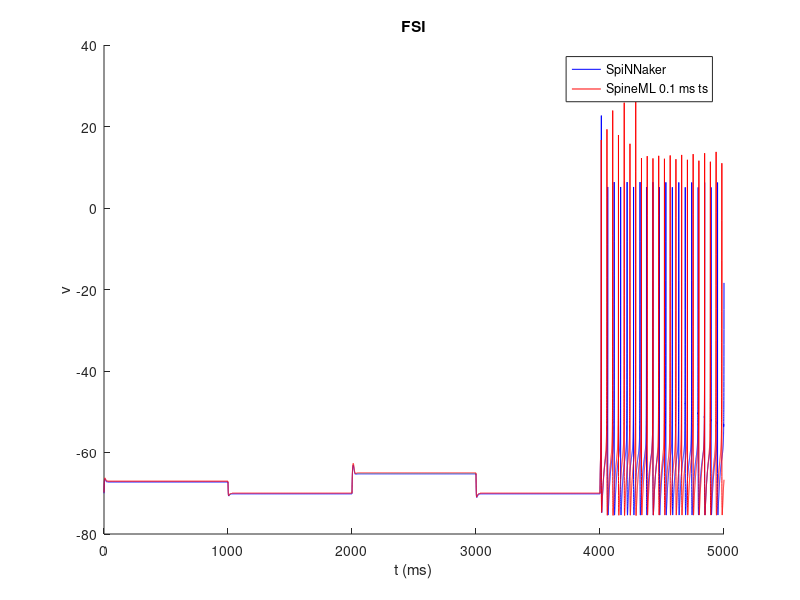
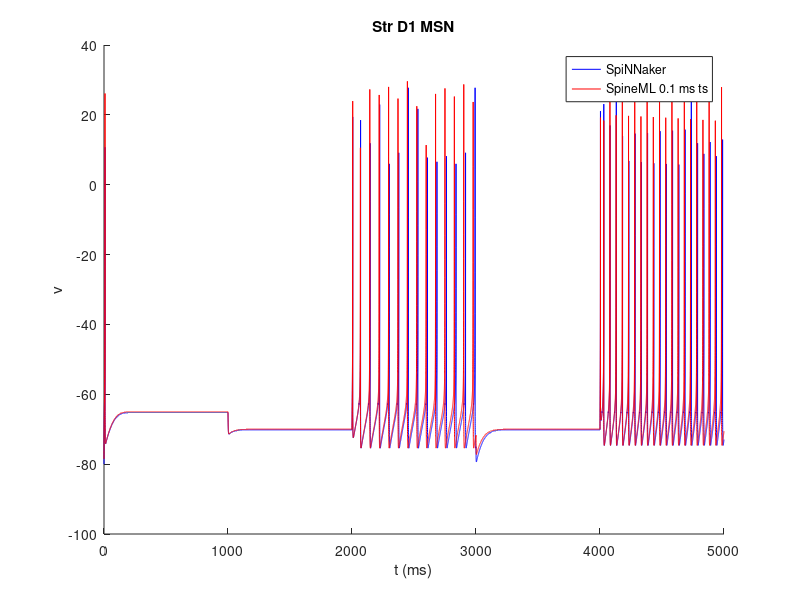
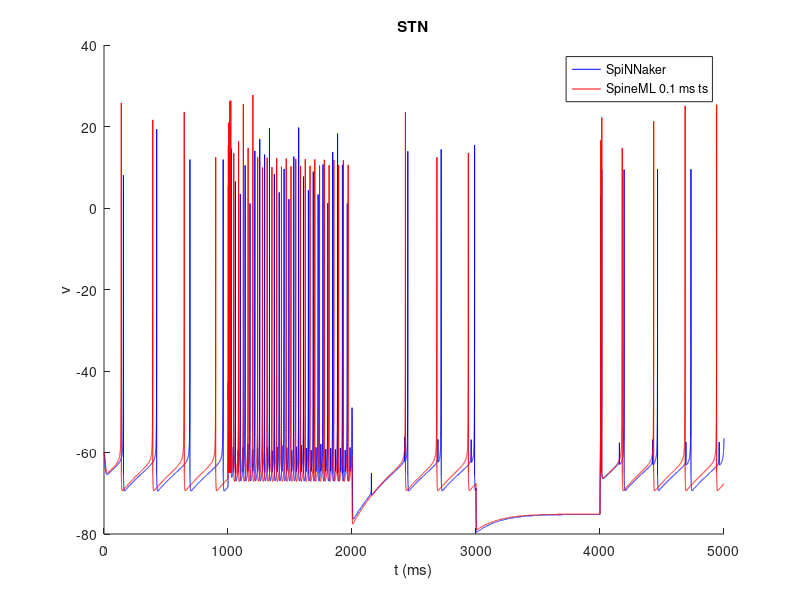
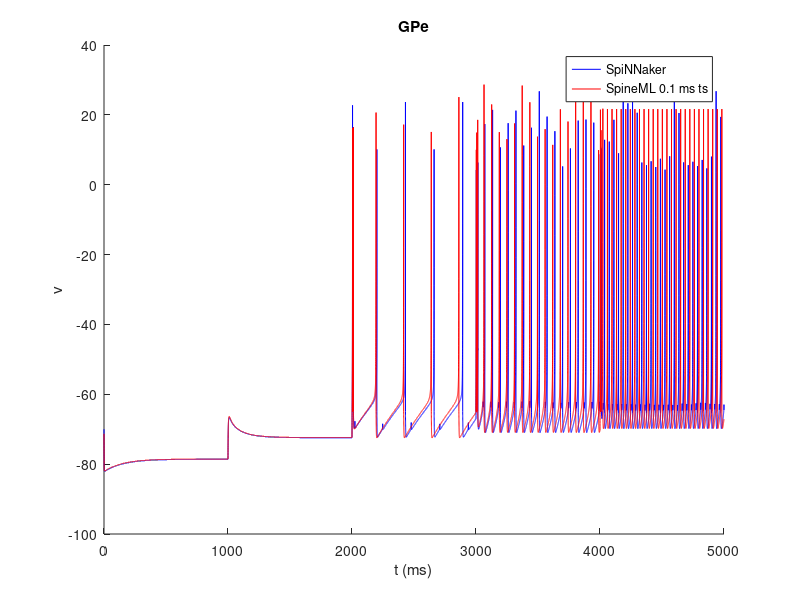

Here is the MATLAB script that generated these plots, in order:
load neuron_compare.mat

figure(1); clf; hold on;
plot (t, fsi_spinn, 'b');
plot (t, fsi_spine, 'r');
xlabel('t (ms)'); ylabel ('v');
% 0.01 ms timestep is similar to 0.1 ms:
%plot (tlong, fsi_long_spine, 'g');
%legend('SpiNNaker','SpineML 0.1 ms ts','SpineML 0.01 ms ts');
legend('SpiNNaker','SpineML 0.1 ms ts');
title('FSI');

figure(2); clf; hold on;
plot (t, msn_spinn, 'b');
plot (t, msn_spine, 'r');
xlabel('t (ms)'); ylabel ('v');
legend('SpiNNaker','SpineML 0.1 ms ts');
title('Str D1 MSN');

figure(3); clf; hold on;
plot (t, stn_spinn, 'b');
plot (t, stn_spine, 'r');
xlabel('t (ms)'); ylabel ('v');
legend('SpiNNaker','SpineML 0.1 ms ts');
title('STN');

figure(4); clf; hold on;
plot (t, gpe_spinn, 'b');
plot (t, gpe_spine, 'r');
xlabel('t (ms)'); ylabel ('v');
legend('SpiNNaker','SpineML 0.1 ms ts');
title('GPe');

figure(5); clf; hold on;
plot (t, snr_spinn, 'b');
plot (t, snr_spine, 'r');
xlabel('t (ms)'); ylabel ('v');
legend('SpiNNaker','SpineML 0.1 ms ts');
title('SNr');
